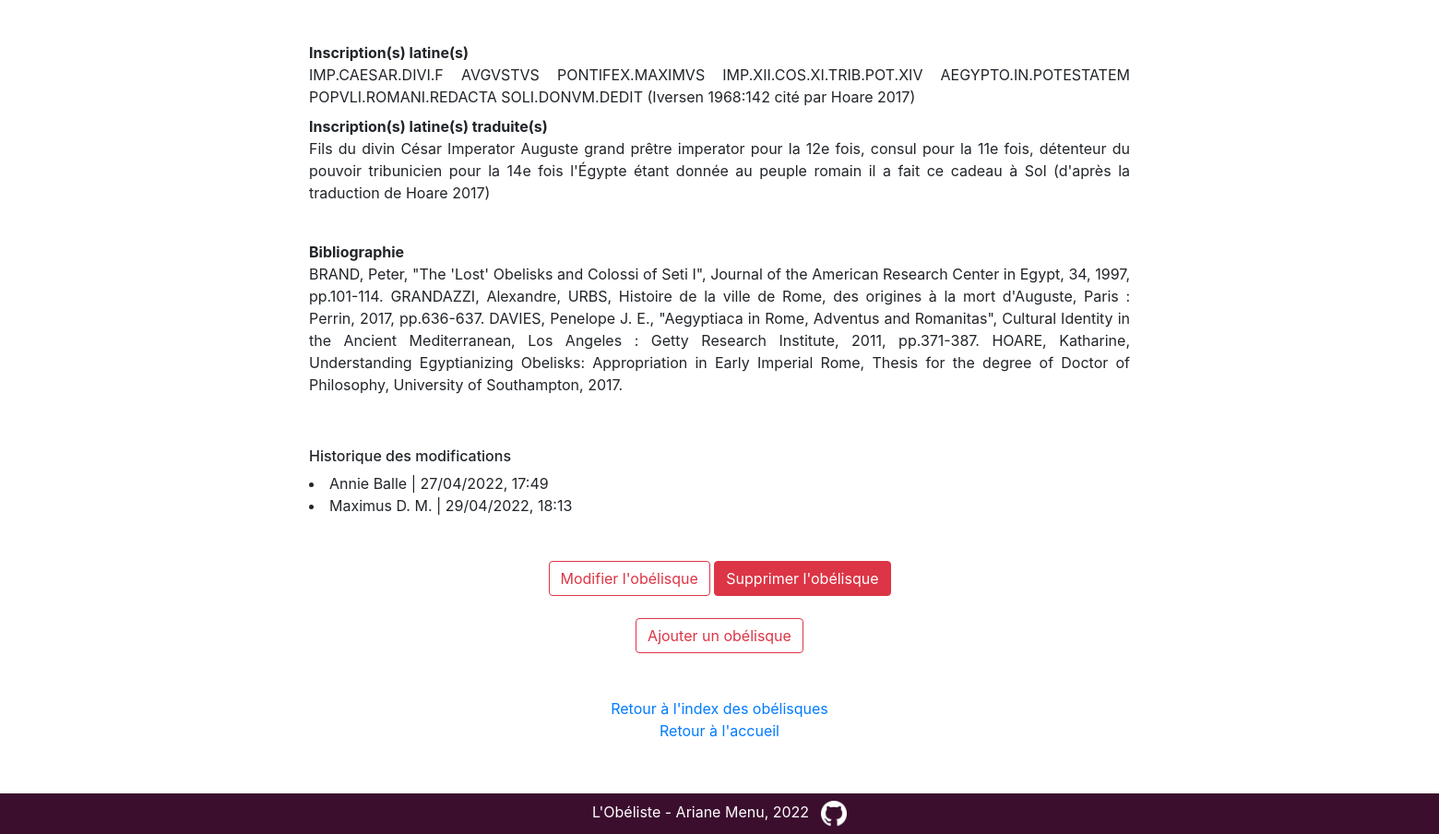
Page /obelisque/3 (lower part) on the earlier database version.
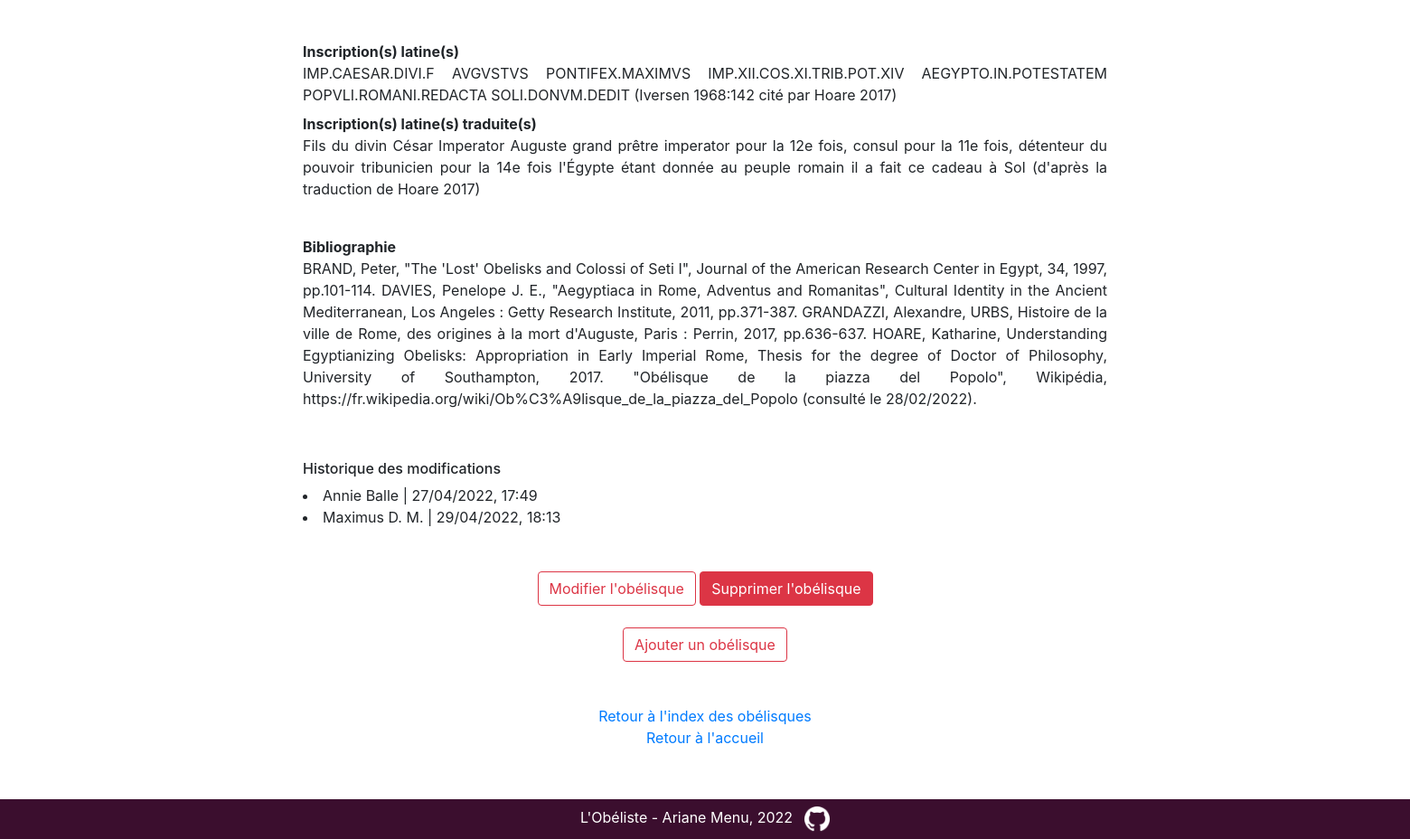
Same page on the later database version.
### app/modeles/donnees.py (models this page shows, shortened)
class Obelisque(db.Model):
    obelisque_id = db.Column(db.Integer, unique=True, nullable=False, primary_key=True, autoincrement=True)
    obelisque_nom = db.Column(db.Text)
    obelisque_hauteur = db.Column(db.Float)
    obelisque_hauteur_avec_base = db.Column(db.Float)
    obelisque_materiau = db.Column(db.Text)
    obelisque_type_commande = db.Column(db.Text)
    obelisque_notice = db.Column(db.Text)
    obelisque_inscription_latine = db.Column(db.Text)
    obelisque_inscription_latine_traduite = db.Column(db.Text)
    obelisque_bibliographie = db.Column(db.Text)
    obelisque_image_url = db.Column(db.Text)
    obelisque_image_auteur = db.Column(db.Text)
    obelisque_image_licence = db.Column(db.Text)
    obelisque_image_licence_url = db.Column(db.Text)
    erige = db.relationship("Erige", back_populates="obelisque")
    authorships = db.relationship("Authorship", back_populates="obelisque")

### app/routes/generic.py (the view)
@app.route("/obelisque/<int:obelisque_id>")
def obelisque(obelisque_id):
    obelisque = Obelisque.query.filter(Obelisque.obelisque_id == obelisque_id).first_or_404()
    erige = Erige.query.filter(Erige.erige_id_obelisque == obelisque_id)
    return render_template("pages/obelisque.html", obelisque=obelisque, erige=erige)

### app/templates/pages/obelisque.html (shortened to what this page needs)
{% extends "conteneur.html" %}
{% block corps %}
<div class="centrer_contenu">
    <br>
    <br><br>
    <br><br>
    <br>
    <br>
    <br>
    <br>
    <br>
    <dl>
        {% if obelisque.obelisque_inscription_latine != None %}
        {% if obelisque.obelisque_inscription_latine != "None" %}
        {% if obelisque.obelisque_inscription_latine != "" %}
        <dt>Inscription(s) latine(s)</dt>
        <dd>{{obelisque.obelisque_inscription_latine}}</dd>
        <dt>Inscription(s) latine(s) traduite(s)</dt>
        <dd>{{obelisque.obelisque_inscription_latine_traduite}}</dd>
        {% endif %}
        {% endif %}
        {% endif %}
    </dl>
    <br>
    <dt>Bibliographie</dt>
    <dd>{{obelisque.obelisque_bibliographie}}</dd>
    <br>
    <br>
    <div>
        <h6>Historique des modifications</h6>
        {% if obelisque.authorships %}
        {% for modification in obelisque.authorships %}
        <li>{{modification.user.user_nom}} | {{modification.authorship_date.strftime('%d/%m/%Y, %H:%M')}}</li>
        {% endfor %}
        {% else %}
        <span>La page ne compte pas de modifications pour le moment</span>
        {% endif %}
    </div>
    <br>
    <br>
    <div align="center">
        <a href="{{url_for('obelisque_update', obelisque_id=obelisque.obelisque_id)}}" class="btn btn-outline-danger">Modifier
            l'obélisque</a>
        <a href="{{url_for('obelisque_delete', obelisque_id=obelisque.obelisque_id)}}" class="btn btn-danger">Supprimer
            l'obélisque</a>
        <br>
        <br>
        <a href="{{url_for('obelisque_add')}}" class="btn btn-outline-danger">Ajouter un obélisque</a>
    </div>
    <br>
    <div align="center">
        <br>
        <a href="{{url_for('index_obelisques')}}">Retour à l'index des obélisques</a>
        <br>
        <a href="{{url_for('accueil')}}">Retour à l'accueil</a>
    </div>
</div>
{% endblock %}

Differences in the rows shown:
changed Obelisque: obelisque_bibliographie "…Egypt, 34, 1997, pp.101-114. GRANDAZZI, Alexandre, URBS, Histoire de la ville de Rome, des origines à la mort d'Auguste, Paris : Perrin, 2017, pp.636-637. DAVIES, Penelope J. E., \"Aegyptiaca in Rome, Adventus and Romanitas\", Cultural Identity in the Ancient Mediterranean, Los Angeles : Getty Research Institute, 2011, pp.371-387. HOARE, Katharine, Understanding Egyptianizing Obelisks: Appropriation in Early Imperial Rome, Thesis for the degree of Doctor of Philosophy, University of Southampton, 2017." → "…Egypt, 34, 1997, pp.101-114. DAVIES, Penelope J. E., \"Aegyptiaca in Rome, Adventus and Romanitas\", Cultural Identity in the Ancient Mediterranean, Los Angeles : Getty Research Institute, 2011, pp.371-387. GRANDAZZI, Alexandre, URBS, Histoire de la ville de Rome, des origines à la mort d'Auguste, Paris : Perrin, 2017, pp.636-637. HOARE, Katharine, Understanding Egyptianizing Obelisks: Appropriation in Early Imperial Rome, Thesis for the degree of Doctor of Philosophy, University of Southampton, 2017. \"Obélisque de la piazza del Popolo\", Wikipédia, https://fr.wikipedia.org/wiki/Ob%C3%A9lisque_de_la_piazza_del_Popolo (consulté le 28/02/2022)."
